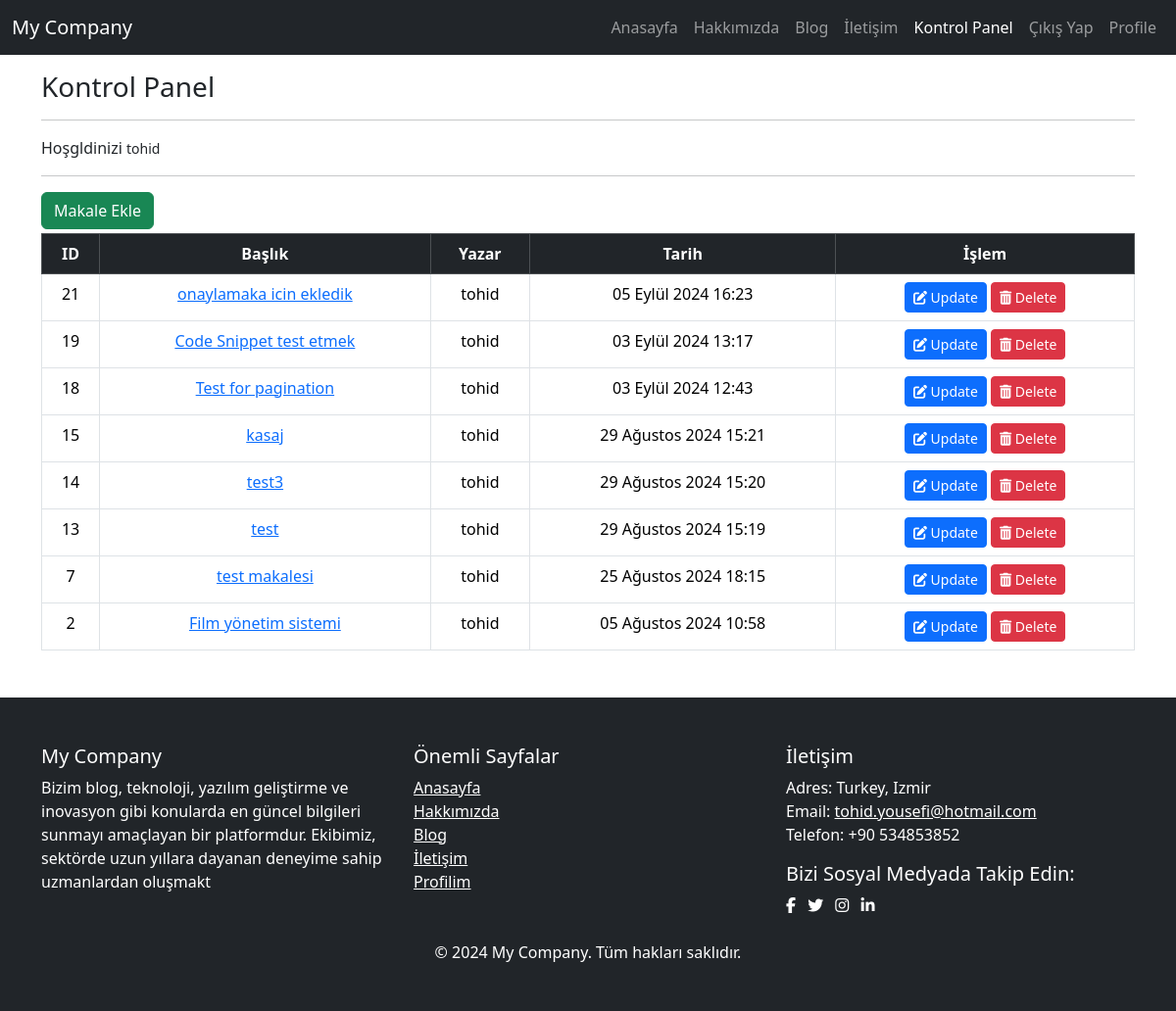
Screenshot of /blog/dashboard/ (signed in) with the database file from the repository.
### blog/models.py (models this page shows, shortened)
class Article(models.Model):
    author = models.ForeignKey("auth.User", on_delete=models.CASCADE, verbose_name="Yazar")
    title = models.CharField(max_length=200, verbose_name="Başlık")
    content = RichTextField(verbose_name="İçerik")
    created_date = models.DateTimeField(auto_now_add=True, verbose_name="Oluşturma_Tarihi")
    article_img = models.FileField(blank=True, null=True, verbose_name="Makale Fotoğrafı")
    is_approved = models.BooleanField(default=False, verbose_name="Onaylı mı?")

class FooterSettings(models.Model):
    description = models.TextField(verbose_name="Şirket Açıklaması", blank=True)
    address = models.CharField(max_length=255, verbose_name="Adres", blank=True)
    phone = models.CharField(max_length=20, verbose_name="Telefon", blank=True)
    email = models.EmailField(verbose_name="E-posta", blank=True)
    facebook = models.URLField(verbose_name="Facebook URL", blank=True, null=True)
    twitter = models.URLField(verbose_name="Twitter URL", blank=True, null=True)
    instagram = models.URLField(verbose_name="Instagram URL", blank=True, null=True)
    linkedin = models.URLField(verbose_name="LinkedIn URL", blank=True, null=True)

### blog/views.py (the view)
# urls.py: path("dashboard/", views.dashboard, name="dashboard"),
@login_required(login_url="user:login")
def dashboard(request):
    articles = Article.objects.filter(author = request.user).order_by("-created_date")
    context = {
        "articles": articles
    }
    return render(request, "dashboard.html", context)

### blog/context_processors.py (called while the page is built)
def footer_settings(request):
    settings = FooterSettings.objects.first()
    return {'footer_settings': settings}

### templates/dashboard.html (shortened to what this page needs)
{% extends "layout.html" %}
{% block body %}
    <h3>Kontrol Panel</h3>
    <hr>
    <p>Hoşgldinizi <small>{{ request.user.username }}</small></p>
    <hr>
    <a href="{% url 'blog:addarticle' %}" class="btn btn-success">Makale Ekle</a>
    {% if articles %}
    <table class="table table-bordered table-hover mt-1 text-center">
        <thead class="table-dark">
            <tr>
                <th>ID</th>
                <th>Başlık</th>
                <th>Yazar</th>
                <th>Tarih</th>
                <th>İşlem</th>
            </tr>
        </thead>
        <tbody>
           {% for article in articles %}
            <tr>
                <td>{{article.id}}</td>
                <td><a href="{% url 'blog:detail' article.id %}">{{article.title}}</a></td>
                <td>{{article.author.username}}</td>
                <td>{{article.created_date}}</td>
                <td>
                    <a class="btn btn-primary btn-sm" href="{% url 'blog:updatearticle' article.id %}">
                        <i class="fas fa-edit"></i> Update
                    </a>
                    <a class="btn btn-danger btn-sm" href="{% url 'blog:deletearticle' article.id %}">
                        <i class="fas fa-trash-alt"></i> Delete
                    </a>
                </td>
            </tr>
           {% endfor %}
        </tbody>
    </table>
    {% else %}
        <div class="alert alert-danger mt-1">Henüz makaleniz yok</div>
    {% endif %}
{% endblock body %}

### templates/includes/footer.html
<footer class="bg-dark text-white py-5 mt-5">
    <div class="container">
        <div class="row">
            <div class="col-md-4">
                <h5>My Company</h5>
                <p>{{ footer_settings.description }}</p>
            </div>
            <div class="col-md-4">
                <h5>Önemli Sayfalar</h5>
                <ul class="list-unstyled">
                    <li><a href="{% url 'index' %}" class="text-white">Anasayfa</a></li>
                    <li><a href="{% url 'about' %}" class="text-white">Hakkımızda</a></li>
                    <li><a href="{% url 'blog:articles' %}" class="text-white">Blog</a></li>
                    <li><a href="{% url 'contact' %}" class="text-white">İletişim</a></li>
                    {% if request.user.is_authenticated %}
                    <li><a href="{% url 'user:profile' request.user.username %}" class="text-white">Profilim</a></li>
                    {% endif %}
                </ul>
            </div>
            <div class="col-md-4">
                <h5>İletişim</h5>
                <p>
                    Adres: {{footer_settings.address}} <br>
                    Email: <a href="mailto:{{footer_settings.email}}" class="text-white">{{footer_settings.email}}</a><br>
                    Telefon: {{footer_settings.phone}}
                </p>
                <div>
                    <h5>Bizi Sosyal Medyada Takip Edin:</h5>
                    {% if footer_settings.facebook %}
                    <a href="{{footer_settings.facebook}}" class="text-white me-2"><i class="fab fa-facebook-f"></i></a>
                    {% endif %}
                    {% if footer_settings.twitter %}
                    <a href="{{footer_settings.twitter}}" class="text-white me-2"><i class="fab fa-twitter"></i></a>
                    {% endif %}
                    {% if footer_settings.instagram %}
                    <a href="{{footer_settings.instagram}}" class="text-white me-2"><i class="fab fa-instagram"></i></a>
                    {% endif %}
                    {% if footer_settings.linkedin %}
                    <a href="{{footer_settings.instagram}}" class="text-white"><i class="fab fa-linkedin-in"></i></a>
                    {% endif %}
                </div>
            </div>
        </div>
        <div class="text-center mt-4">
            <p class="mb-0">&copy; 2024 My Company. Tüm hakları saklıdır.</p>
        </div>
    </div>
</footer>

### rows the page displays
Article: id "21", title "onaylamaka icin ekledik", author.username "tohid", created_date "05 Eylül 2024 16:23"
Article: id "19", title "Code Snippet test etmek", author.username "tohid", created_date "03 Eylül 2024 13:17"
Article: id "18", title "Test for pagination", author.username "tohid", created_date "03 Eylül 2024 12:43"
Article: id "15", title "kasaj", author.username "tohid", created_date "29 Ağustos 2024 15:21"
Article: id "14", title "test3", author.username "tohid", created_date "29 Ağustos 2024 15:20"
Article: id "13", title "test", author.username "tohid", created_date "29 Ağustos 2024 15:19"
Article: id "7", title "test makalesi", author.username "tohid", created_date "25 Ağustos 2024 18:15"
Article: id "2", title "Film yönetim sistemi", author.username "tohid", created_date "05 Ağustos 2024 10:58"
FooterSettings: description "Bizim blog, teknoloji, yazılım geliştirme ve inovasyon gibi konularda en güncel bilgileri sunmayı amaçlayan bir platformdur. Ekibimiz, sektörde uzun yıllara dayanan deneyime sahip uzmanlardan oluşmakt", address "Turkey, Izmir", email "tohid.yousefi@hotmail.com", phone "+90 534853852"

### other values shown
{{ request.user.username }} "tohid"
